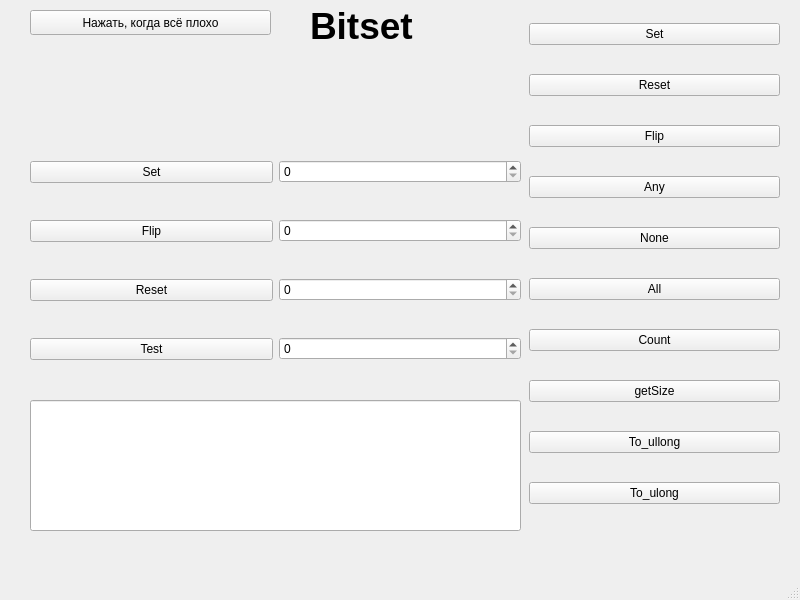
<?xml version="1.0" encoding="UTF-8"?>
<ui version="4.0">
 <class>MainWindow</class>
 <widget class="QMainWindow" name="MainWindow">
  <property name="geometry">
   <rect>
    <x>0</x>
    <y>0</y>
    <width>800</width>
    <height>600</height>
   </rect>
  </property>
  <property name="windowTitle">
   <string>MainWindow</string>
  </property>
  <widget class="QWidget" name="centralwidget">
   <widget class="QLineEdit" name="lineEdit">
    <property name="enabled">
     <bool>true</bool>
    </property>
    <property name="geometry">
     <rect>
      <x>30</x>
      <y>400</y>
      <width>491</width>
      <height>131</height>
     </rect>
    </property>
    <property name="font">
     <font>
      <pointsize>16</pointsize>
     </font>
    </property>
    <property name="readOnly">
     <bool>true</bool>
    </property>
   </widget>
   <widget class="QLabel" name="label">
    <property name="geometry">
     <rect>
      <x>310</x>
      <y>0</y>
      <width>121</width>
      <height>51</height>
     </rect>
    </property>
    <property name="font">
     <font>
      <pointsize>28</pointsize>
      <bold>true</bold>
     </font>
    </property>
    <property name="text">
     <string>Bitset</string>
    </property>
   </widget>
   <widget class="QLabel" name="label_ans">
    <property name="geometry">
     <rect>
      <x>40</x>
      <y>110</y>
      <width>481</width>
      <height>20</height>
     </rect>
    </property>
    <property name="text">
     <string/>
    </property>
   </widget>
   <widget class="QWidget" name="verticalLayoutWidget">
    <property name="geometry">
     <rect>
      <x>529</x>
      <y>0</y>
      <width>251</width>
      <height>531</height>
     </rect>
    </property>
    <layout class="QVBoxLayout" name="verticalLayout">
     <item>
      <widget class="QPushButton" name="pushButton_set">
       <property name="text">
        <string>Set</string>
       </property>
      </widget>
     </item>
     <item>
      <widget class="QPushButton" name="pushButton_reset">
       <property name="text">
        <string>Reset</string>
       </property>
      </widget>
     </item>
     <item>
      <widget class="QPushButton" name="pushButton_flip">
       <property name="text">
        <string>Flip</string>
       </property>
      </widget>
     </item>
     <item>
      <widget class="QPushButton" name="pushButton_any">
       <property name="text">
        <string>Any</string>
       </property>
      </widget>
     </item>
     <item>
      <widget class="QPushButton" name="pushButton_none">
       <property name="text">
        <string>None</string>
       </property>
      </widget>
     </item>
     <item>
      <widget class="QPushButton" name="pushButton_all">
       <property name="text">
        <string>All</string>
       </property>
      </widget>
     </item>
     <item>
      <widget class="QPushButton" name="pushButton_count">
       <property name="text">
        <string>Count</string>
       </property>
      </widget>
     </item>
     <item>
      <widget class="QPushButton" name="pushButton_getSize">
       <property name="text">
        <string>getSize</string>
       </property>
      </widget>
     </item>
     <item>
      <widget class="QPushButton" name="pushButton_ullong">
       <property name="text">
        <string>To_ullong</string>
       </property>
      </widget>
     </item>
     <item>
      <widget class="QPushButton" name="pushButton_ulong">
       <property name="text">
        <string>To_ulong</string>
       </property>
      </widget>
     </item>
    </layout>
   </widget>
   <widget class="QWidget" name="horizontalLayoutWidget">
    <property name="geometry">
     <rect>
      <x>30</x>
      <y>130</y>
      <width>491</width>
      <height>261</height>
     </rect>
    </property>
    <layout class="QHBoxLayout" name="horizontalLayout">
     <item>
      <layout class="QVBoxLayout" name="verticalLayout_2">
       <item>
        <widget class="QPushButton" name="pushButton_setArg">
         <property name="text">
          <string>Set</string>
         </property>
        </widget>
       </item>
       <item>
        <widget class="QPushButton" name="pushButton_flipArg">
         <property name="text">
          <string>Flip</string>
         </property>
        </widget>
       </item>
       <item>
        <widget class="QPushButton" name="pushButton_resetArg">
         <property name="text">
          <string>Reset</string>
         </property>
        </widget>
       </item>
       <item>
        <widget class="QPushButton" name="pushButton_testArg">
         <property name="text">
          <string>Test</string>
         </property>
        </widget>
       </item>
      </layout>
     </item>
     <item>
      <layout class="QVBoxLayout" name="verticalLayout_3">
       <item>
        <widget class="QSpinBox" name="spinBox_set">
         <property name="minimum">
          <number>0</number>
         </property>
         <property name="maximum">
          <number>9</number>
         </property>
        </widget>
       </item>
       <item>
        <widget class="QSpinBox" name="spinBox_flip">
         <property name="minimum">
          <number>0</number>
         </property>
         <property name="maximum">
          <number>9</number>
         </property>
        </widget>
       </item>
       <item>
        <widget class="QSpinBox" name="spinBox_reset">
         <property name="minimum">
          <number>0</number>
         </property>
         <property name="maximum">
          <number>9</number>
         </property>
        </widget>
       </item>
       <item>
        <widget class="QSpinBox" name="spinBox_test">
         <property name="minimum">
          <number>0</number>
         </property>
         <property name="maximum">
          <number>9</number>
         </property>
        </widget>
       </item>
      </layout>
     </item>
    </layout>
   </widget>
   <widget class="QPushButton" name="pushAlarm">
    <property name="geometry">
     <rect>
      <x>30</x>
      <y>10</y>
      <width>241</width>
      <height>25</height>
     </rect>
    </property>
    <property name="text">
     <string>Нажать, когда всё плохо</string>
    </property>
   </widget>
   <widget class="QLabel" name="label_2">
    <property name="geometry">
     <rect>
      <x>30</x>
      <y>40</y>
      <width>751</width>
      <height>491</height>
     </rect>
    </property>
    <property name="text">
     <string/>
    </property>
   </widget>
  </widget>
  <widget class="QMenuBar" name="menubar">
   <property name="geometry">
    <rect>
     <x>0</x>
     <y>0</y>
     <width>800</width>
     <height>22</height>
    </rect>
   </property>
  </widget>
  <widget class="QStatusBar" name="statusbar"/>
 </widget>
 <resources/>
 <connections/>
</ui>
